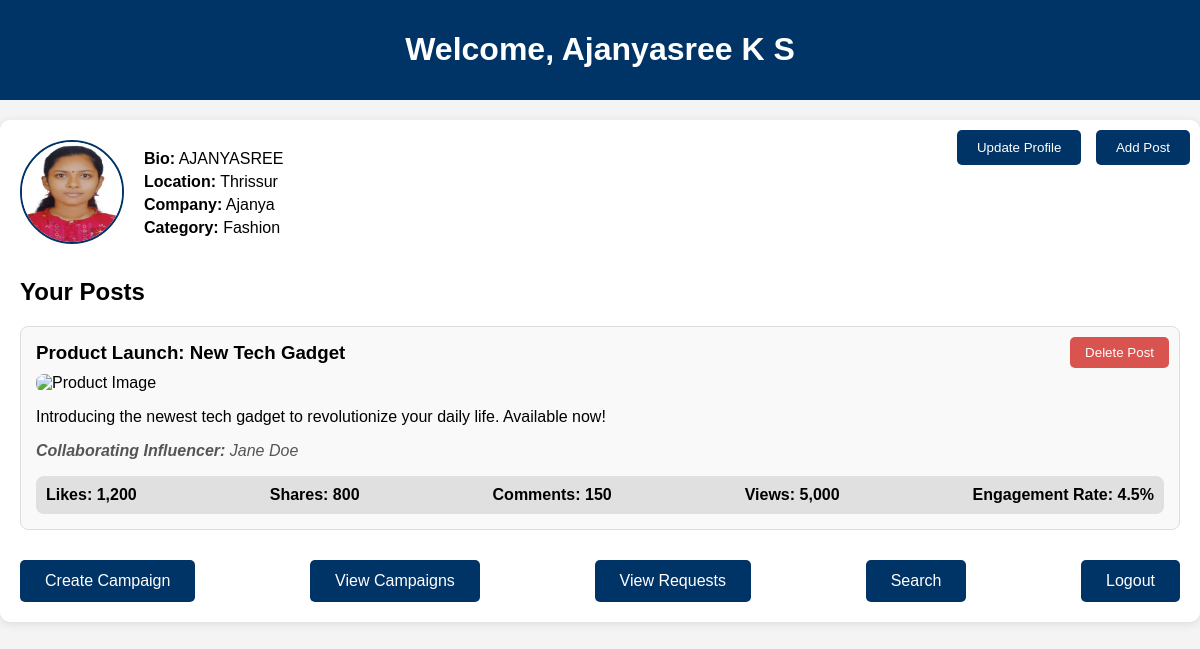
Before: /sponsors/dashboard (signed in) with the older database file.
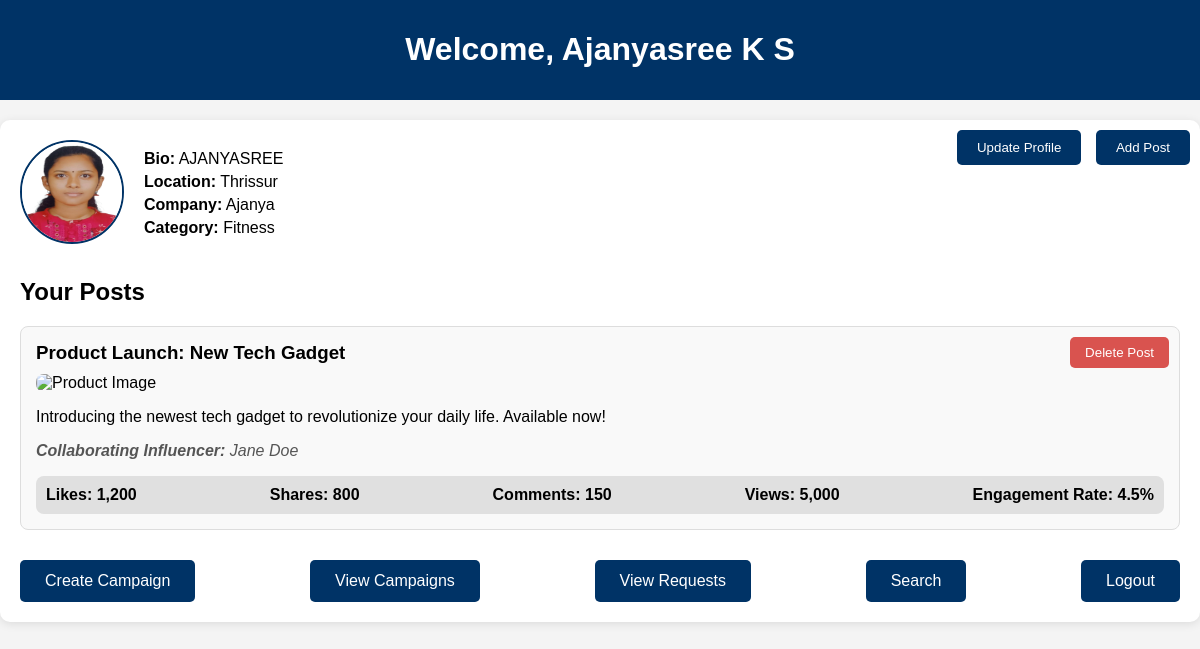
After: the same page with the newer database file.
### models.py (models this page shows)
class Sponsor(db.Model):
    __tablename__ = 'sponsor'
    sponsor_id = db.Column(db.Integer, primary_key=True, autoincrement=True)
    user_id = db.Column(db.Integer, db.ForeignKey('users.user_id'), nullable=False, index=True)
    company_name = db.Column(db.String(200), index=True)
    location = db.Column(db.String(255), index=True)
    category = db.Column(db.String(100), index=True)
    campaigns = db.relationship('Campaign', backref='sponsor', lazy=True)
    campaign_requests = db.relationship('CampaignRequest', backref='sponsor', lazy=True)
    influencer_requests = db.relationship('InfluencerRequest', backref='sponsor_requests', lazy=True)

### sponsors.py (the view)
@sponsors_bp.route('/dashboard')
@login_required
def dashboard():
    sponsor = Sponsor.query.filter_by(user_id=current_user.user_id).first()
    if sponsor:
        return render_template('sponsor_dash.html', sponsor=sponsor)
    else:
        flash('No sponsor found.', 'danger')
        return redirect(url_for('home'))

### app.py (called while the page is built)
@login_manager.user_loader
def load_user(user_id):
    return db.session.get(User, int(user_id))

@app.context_processor
def utility_processor():
    return dict(generate_breadcrumbs=generate_breadcrumbs)

### templates/sponsor_dash.html (shortened to what this page needs)
<!DOCTYPE html>
<html lang="en">
<head>
    <link rel="stylesheet" href="{{ url_for('static', filename='css/sponsor_dash.css') }}">
</head>
<body>
    <header>
        <h1>Welcome, {{ sponsor.user.name }}</h1>
    </header>
    <div class="container">
        <div class="profile-section">
            <div class="profile-picture">
                {% if sponsor.user.profile_pic %}
                    <img src="{{ url_for('static', filename=sponsor.user.profile_pic) }}" alt="Profile Picture">
                {% else %}
                    <img src="{{ url_for('static', filename='images/default_profile.png') }}" alt="Default Profile Picture">
                {% endif %}
            </div>
            <div class="profile-details">
                <p><strong>Bio:</strong> {{ sponsor.user.bio }}</p>
                <p><strong>Location:</strong> {{ sponsor.location }}</p>
                <p><strong>Company:</strong> {{ sponsor.company_name }}</p>
                <p><strong>Category:</strong> {{ sponsor.category }}</p>
            </div>
        </div>
        <div class="profile-buttons">
            <a href="{{ url_for('sponsors.update_profile') }}" class="button-link"><button>Update Profile</button></a>
            <button>Add Post</button>
        </div>
        <div class="posts-section">
            <h2>Your Posts</h2>
            <div class="post">
                <h3>Product Launch: New Tech Gadget</h3>
                <img src="{{ url_for('static', filename='images/post-image1.jpg') }}" alt="Product Image">
                <div class="post-caption">
                    <p>Introducing the newest tech gadget to revolutionize your daily life. Available now!</p>
                </div>
                <div class="post-collaboration">
                    <p><strong>Collaborating Influencer:</strong> Jane Doe</p>
                </div>
                <div class="social-metrics">
                    <div>Likes: 1,200</div>
                    <div>Shares: 800</div>
                    <div>Comments: 150</div>
                    <div>Views: 5,000</div>
                    <div>Engagement Rate: 4.5%</div>
                </div>
                <button class="delete-button" onclick="deletePost(1)">Delete Post</button>
            </div>
        </div>
        <div class="nav-buttons">
            <a href="{{ url_for('sponsors.create_campaign') }}">
                <button>Create Campaign</button>
            </a>
            <a href="{{ url_for('sponsors.view_campaigns') }}">
            <button>View Campaigns</button>
        </a>
            <button>View Requests</button>
            <a href="{{ url_for('sponsors.influe_search') }}">
            <button>Search</button>
        </a>
            <form action="{{ url_for('logout') }}" method="POST">
                <button type="submit">Logout</button>
            </form>
        </div>
    </div>
</body>
</html>

Changed rows visible on the page:
changed Sponsor "Thrissur": category "Fashion" → "Fitness"
